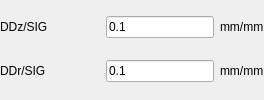
               <widget class="QWidget" name="w_Mesh" native="true">
                <layout class="QGridLayout" name="gridLayout_17">
                 <property name="leftMargin">
                  <number>0</number>
                 </property>
                 <property name="topMargin">
                  <number>0</number>
                 </property>
                 <property name="rightMargin">
                  <number>0</number>
                 </property>
                 <property name="bottomMargin">
                  <number>0</number>
                 </property>
                 <item row="2" column="0">
                  <widget class="QLabel" name="label_8">
                   <property name="minimumSize">
                    <size>
                     <width>100</width>
                     <height>0</height>
                    </size>
                   </property>
                   <property name="maximumSize">
                    <size>
                     <width>100</width>
                     <height>16777215</height>
                    </size>
                   </property>
                   <property name="text">
                    <string>DDr/SIG</string>
                   </property>
                  </widget>
                 </item>
                 <item row="1" column="1">
                  <widget class="QLineEdit" name="le_DDZ_SIG">
                   <property name="text">
                    <string>0.1</string>
                   </property>
                  </widget>
                 </item>
                 <item row="2" column="2">
                  <widget class="QLabel" name="label_22">
                   <property name="text">
                    <string>mm/mm</string>
                   </property>
                  </widget>
                 </item>
                 <item row="2" column="1">
                  <widget class="QLineEdit" name="le_DDR_SIG">
                   <property name="text">
                    <string>0.1</string>
                   </property>
                  </widget>
                 </item>
                 <item row="1" column="2">
                  <widget class="QLabel" name="label_21">
                   <property name="text">
                    <string>mm/mm</string>
                   </property>
                  </widget>
                 </item>
                 <item row="1" column="0">
                  <widget class="QLabel" name="label_7">
                   <property name="minimumSize">
                    <size>
                     <width>100</width>
                     <height>0</height>
                    </size>
                   </property>
                   <property name="maximumSize">
                    <size>
                     <width>100</width>
                     <height>16777215</height>
                    </size>
                   </property>
                   <property name="text">
                    <string>DDz/SIG</string>
                   </property>
                  </widget>
                 </item>
                </layout>
               </widget>
